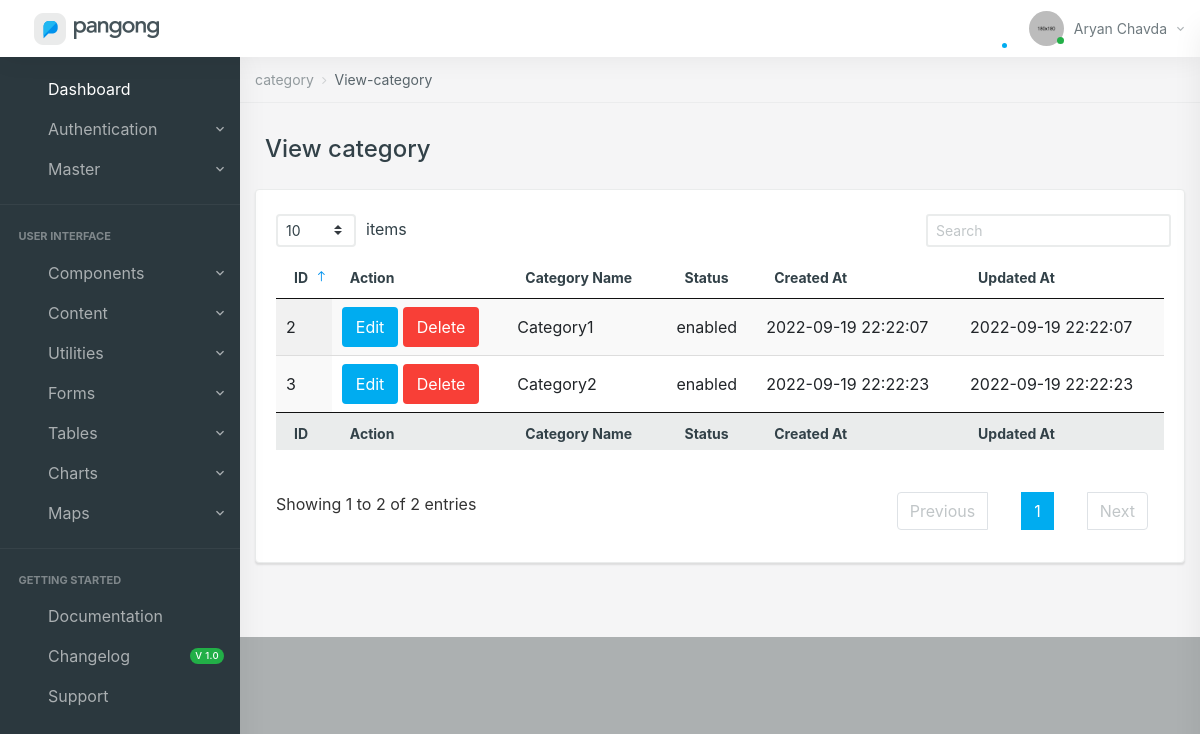
The page /view-category/index.php (signed in) on the database its author committed.
### tables this page shows
CREATE TABLE `category` (
  `category_id` int(11) NOT NULL,
  `category_name` varchar(50) DEFAULT NULL,
  `status` varchar(10) NOT NULL DEFAULT 'enabled',
  `created_at` datetime NOT NULL DEFAULT current_timestamp(),
  `updated_at` datetime NOT NULL DEFAULT current_timestamp() ON UPDATE current_timestamp(),
  `delete` tinyint(1) NOT NULL DEFAULT 0
);

### view-category/index.php (the view, shortened to what this page needs)
<?php
include("../include/header.php");
?>
 <div class="hk-pg-wrapper">
            <nav class="hk-breadcrumb" aria-label="breadcrumb">
                <ol class="breadcrumb breadcrumb-light bg-transparent">
                    <li class="breadcrumb-item"><a href="#">category</a></li>
                    <li class="breadcrumb-item active" aria-current="page">View-category</li>
                </ol>
            </nav>
            <div class="container">
                <div class="hk-pg-header">
                    <h4 class="hk-pg-title"><span class="pg-title-icon"><span class="feather-icon"></span></span>View category</h4>
                </div>
                <div class="row">
                    <div class="col-xl-12">
                    <section class="hk-sec-wrapper">
                            <div class="row">
                                <div class="col-sm">
                                    <div class="table-wrap">
                                        <table id="datable_1" class="table table-hover w-100 display pb-30">
                                        <thead>
                                                <tr>
                                                <th>ID</th>
                                                    <th>Action</th>
                                                    <th>Category Name</th>
                                                    <th>Status</th>
                                                    <th>Created At</th>
                                                    <th>Updated At</th>
                                                </tr>
                                            </thead>
                                            <tbody>
                                            <?php
                                            $data = mysqli_query($conn,"SELECT * FROM `category` WHERE `delete`=0");
                                            while($row = mysqli_fetch_array($data)){
                                            ?>
                                                <tr>
                                                    <td><?php echo $row['category_id'] ?></td>
                                                    <td>
                                                        <a class="btn btn-primary" href="../add-category?edit=<?php echo $row['category_id']; ?>">Edit</a>
                                                        <button class="btn btn-danger" onclick="deletecategory(<?php echo $row['category_id']; ?>)">Delete</button>
                                                    </td>
                                                    <td><?php echo $row['category_name'] ?></td>
                                                    <td><?php echo $row['status'] ?></td>
                                                    <td><?php echo $row['created_at'] ?></td>
                                                    <td><?php echo $row['updated_at'] ?></td>
                                                </tr>
                                            <?php
                                            }
                                            ?>
                                            </tbody>
                                            <tfoot>
                                                <tr>
                                                    <th>ID</th>
                                                    <th>Action</th>
                                                    <th>category Name</th>
                                                    <th>Status</th>
                                                    <th>Created At</th>
                                                    <th>Updated At</th>
                                                </tr>
                                            </tfoot>
                                        </table>
                                    </div>
                                </div>
                            </div>
                        </section>
                    </div>
                </div>
            </div>
        </div>
<?php
include("../include/footer.php");
?>

### include/header.php (shortened to what this page needs)
<!DOCTYPE html>
<html lang="en">
<head>
    <link href="../vendors/vectormap/jquery-jvectormap-2.0.3.css" rel="stylesheet" type="text/css" />
    <link href="../vendors/jquery-toggles/css/toggles.css" rel="stylesheet" type="text/css">
    <link href="../vendors/jquery-toggles/css/themes/toggles-light.css" rel="stylesheet" type="text/css">
    <link href="../vendors/jquery-toast-plugin/dist/jquery.toast.min.css" rel="stylesheet" type="text/css">
    <link href="../dist/css/style.css" rel="stylesheet" type="text/css">
     <link rel="stylesheet" type="text/css" href="https://cdnjs.cloudflare.com/ajax/libs/toastr.js/latest/css/toastr.min.css">
    <link href="../vendors/datatables.net-dt/css/jquery.dataTables.min.css" rel="stylesheet" type="text/css" />
    <link href="../vendors/datatables.net-responsive-dt/css/responsive.dataTables.min.css" rel="stylesheet" type="text/css" />
</head>
<body>
	<div class="hk-wrapper hk-vertical-nav">
        <nav class="navbar navbar-expand-xl navbar-light fixed-top hk-navbar">
            <a class="navbar-brand" href="../dashboard1.html">
                <img class="brand-img d-inline-block" src="../dist/img/logo-light.png" alt="brand" />
            </a>
            <ul class="navbar-nav hk-navbar-content">
                <li class="nav-item dropdown dropdown-notifications">
                    <a class="nav-link dropdown-toggle no-caret" href="../#" role="button" data-toggle="dropdown" aria-haspopup="true" aria-expanded="false"><span class="feather-icon"><i data-feather="bell"></i></span><span class="badge-wrap"><span class="badge badge-primary badge-indicator badge-indicator-sm badge-pill pulse"></span></span></a>
                </li>
                <li class="nav-item dropdown dropdown-authentication">
                    <a class="nav-link dropdown-toggle no-caret" href="../#" role="button" data-toggle="dropdown" aria-haspopup="true" aria-expanded="false">
                        <div class="media">
                            <div class="media-img-wrap">
                                <div class="avatar">
                                    <img src="../dist/img/avatar12.jpg" alt="user" class="avatar-img rounded-circle">
                                </div>
                                <span class="badge badge-success badge-indicator"></span>
                            </div>
                            <div class="media-body">
                                <span><?php echo $_SESSION['admin_name']; ?><i class="zmdi zmdi-chevron-down"></i></span>
                            </div>
                        </div>
                    </a>
                </li>
            </ul>
        </nav>
        <form role="search" class="navbar-search">
            <div class="position-relative">
            </div>
        </form>
        <nav class="hk-nav hk-nav-dark">
            <div class="nicescroll-bar">
                <div class="navbar-nav-wrap">
                    <ul class="navbar-nav flex-column">
                        <li class="nav-item active">
                            <a class="nav-link" href="../dashboard/">
                                <span class="nav-link-text">Dashboard</span>
                            </a>
                        </li>
                        <li class="nav-item">
                            <a class="nav-link" href="../javascript:void(0);" data-toggle="collapse" data-target="#auth_drp">
                                <span class="nav-link-text">Authentication</span>
                            </a>
                        </li>
                        <li class="nav-item">
                            <a class="nav-link" href="../javascript:void(0);" data-toggle="collapse" data-target="#pages_drp">
                                <span class="nav-link-text">Master</span>
                            </a>
                        </li>
                    </ul>
                    <hr class="nav-separator">
                    <div class="nav-header">
                        <span>User Interface</span>
                    </div>
                    <ul class="navbar-nav flex-column">
                        <li class="nav-item">
                            <a class="nav-link" href="../javascript:void(0);" data-toggle="collapse" data-target="#Components_drp">
                                <span class="nav-link-text">Components</span>
                            </a>
                        </li>
                        <li class="nav-item">
                            <a class="nav-link" href="../javascript:void(0);" data-toggle="collapse" data-target="#content_drp">
                                <span class="nav-link-text">Content</span>
                            </a>
                        </li>
                        <li class="nav-item">
                            <a class="nav-link" href="../javascript:void(0);" data-toggle="collapse" data-target="#utilities_drp">
                                <span class="nav-link-text">Utilities</span>
                            </a>
                        </li>
                        <li class="nav-item">
                            <a class="nav-link" href="../javascript:void(0);" data-toggle="collapse" data-target="#forms_drp">
                                <span class="nav-link-text">Forms</span>
                            </a>
                        </li>
                        <li class="nav-item">
                            <a class="nav-link" href="../javascript:void(0);" data-toggle="collapse" data-target="#tables_drp">
                                <span class="nav-link-text">Tables</span>
                            </a>
                        </li>
                        <li class="nav-item">
                            <a class="nav-link" href="../javascript:void(0);" data-toggle="collapse" data-target="#charts_drp">
                                <span class="nav-link-text">Charts</span>
                            </a>
                        </li>
                        <li class="nav-item">
                            <a class="nav-link" href="../javascript:void(0);" data-toggle="collapse" data-target="#maps_drp">
                                <span class="nav-link-text">Maps</span>
                            </a>
                        </li>
                    </ul>
                    <hr class="nav-separator">
                    <div class="nav-header">
                        <span>Getting Started</span>
                    </div>
                    <ul class="navbar-nav flex-column">
                        <li class="nav-item">
                            <a class="nav-link" href="../https://hencework.gitbook.io/pangong/" target="_blank">
                                <span class="nav-link-text">Documentation</span>
                            </a>
                        </li>
                        <li class="nav-item">
                            <a class="nav-link link-with-badge" href="../https://hencework.gitbook.io/pangong/changelog" target="_blank">
                                <span class="nav-link-text">Changelog</span>
                                <span class="badge badge-sm badge-success badge-pill">v 1.0</span>
                            </a>
                        </li>
                        <li class="nav-item">
                            <a class="nav-link" href="../support@hencework.com" target="_blank">
                                <span class="nav-link-text">Support</span>
                            </a>
                        </li>
                    </ul>
                </div>
            </div>
        </nav>

### include/footer.php (shortened to what this page needs)
</body>
</html>

### rows shown on the page
category: category_id "2", category_name "Category1", status "enabled", created_at "2022-09-19 22:22:07", updated_at "2022-09-19 22:22:07"
category: category_id "3", category_name "Category2", status "enabled", created_at "2022-09-19 22:22:23", updated_at "2022-09-19 22:22:23"

### other values the page prints
$_SESSION['admin_name'] "Aryan Chavda"
